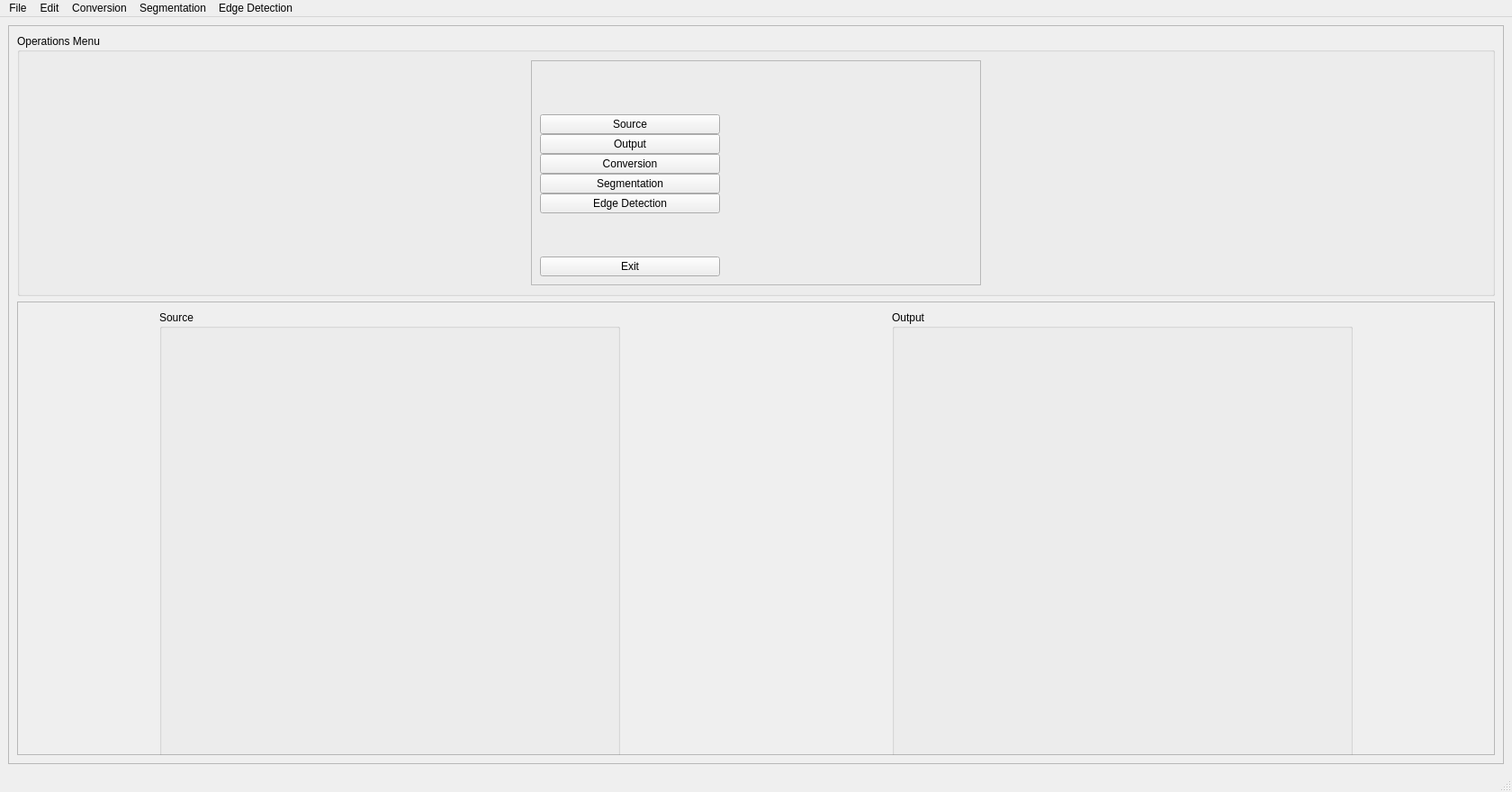
<?xml version="1.0" encoding="UTF-8"?>
<ui version="4.0">
 <class>MainWindow</class>
 <widget class="QMainWindow" name="MainWindow">
  <property name="enabled">
   <bool>true</bool>
  </property>
  <property name="geometry">
   <rect>
    <x>0</x>
    <y>0</y>
    <width>1680</width>
    <height>880</height>
   </rect>
  </property>
  <property name="minimumSize">
   <size>
    <width>1080</width>
    <height>800</height>
   </size>
  </property>
  <property name="maximumSize">
   <size>
    <width>1980</width>
    <height>1080</height>
   </size>
  </property>
  <property name="windowTitle">
   <string>Lab Project</string>
  </property>
  <widget class="QWidget" name="centralwidget">
   <layout class="QHBoxLayout" name="horizontalLayout_5">
    <item alignment="Qt::AlignVCenter">
     <widget class="QFrame" name="mainFrame">
      <property name="minimumSize">
       <size>
        <width>200</width>
        <height>200</height>
       </size>
      </property>
      <property name="frameShape">
       <enum>QFrame::StyledPanel</enum>
      </property>
      <property name="frameShadow">
       <enum>QFrame::Raised</enum>
      </property>
      <layout class="QVBoxLayout" name="verticalLayout">
       <item>
        <widget class="QGroupBox" name="operations_menu">
         <property name="title">
          <string>Operations Menu</string>
         </property>
         <layout class="QHBoxLayout" name="horizontalLayout">
          <item>
           <widget class="QFrame" name="operations_frame">
            <property name="maximumSize">
             <size>
              <width>500</width>
              <height>16777215</height>
             </size>
            </property>
            <property name="frameShape">
             <enum>QFrame::StyledPanel</enum>
            </property>
            <property name="frameShadow">
             <enum>QFrame::Raised</enum>
            </property>
            <layout class="QHBoxLayout" name="horizontalLayout_2">
             <item>
              <widget class="QWidget" name="icon_only_widget" native="true">
               <property name="minimumSize">
                <size>
                 <width>0</width>
                 <height>230</height>
                </size>
               </property>
               <property name="maximumSize">
                <size>
                 <width>200</width>
                 <height>16777215</height>
                </size>
               </property>
               <layout class="QVBoxLayout" name="verticalLayout_5">
                <property name="spacing">
                 <number>0</number>
                </property>
                <property name="leftMargin">
                 <number>0</number>
                </property>
                <property name="topMargin">
                 <number>0</number>
                </property>
                <property name="rightMargin">
                 <number>0</number>
                </property>
                <property name="bottomMargin">
                 <number>0</number>
                </property>
                <item>
                 <layout class="QHBoxLayout" name="horizontalLayout_14">
                  <item>
                   <widget class="QLabel" name="logo_label_2">
                    <property name="minimumSize">
                     <size>
                      <width>50</width>
                      <height>50</height>
                     </size>
                    </property>
                    <property name="maximumSize">
                     <size>
                      <width>50</width>
                      <height>50</height>
                     </size>
                    </property>
                    <property name="text">
                     <string/>
                    </property>
                    <property name="pixmap">
                     <pixmap>src/icons/menu.png</pixmap>
                    </property>
                    <property name="scaledContents">
                     <bool>true</bool>
                    </property>
                   </widget>
                  </item>
                 </layout>
                </item>
                <item>
                 <layout class="QVBoxLayout" name="verticalLayout_6">
                  <property name="spacing">
                   <number>0</number>
                  </property>
                  <item>
                   <widget class="QPushButton" name="source_side">
                    <property name="text">
                     <string>Source</string>
                    </property>
                    <property name="icon">
                     <iconset>
                      <normaloff>src/icons/source.svg</normaloff>src/icons/source.svg</iconset>
                    </property>
                    <property name="iconSize">
                     <size>
                      <width>20</width>
                      <height>20</height>
                     </size>
                    </property>
                    <property name="checkable">
                     <bool>true</bool>
                    </property>
                    <property name="autoExclusive">
                     <bool>true</bool>
                    </property>
                   </widget>
                  </item>
                  <item>
                   <widget class="QPushButton" name="output_side">
                    <property name="text">
                     <string>Output</string>
                    </property>
                    <property name="icon">
                     <iconset>
                      <normaloff>src/icons/output.svg</normaloff>src/icons/output.svg</iconset>
                    </property>
                    <property name="iconSize">
                     <size>
                      <width>20</width>
                      <height>20</height>
                     </size>
                    </property>
                    <property name="checkable">
                     <bool>true</bool>
                    </property>
                    <property name="autoExclusive">
                     <bool>true</bool>
                    </property>
                   </widget>
                  </item>
                  <item>
                   <widget class="QPushButton" name="conversion_side">
                    <property name="text">
                     <string>Conversion</string>
                    </property>
                    <property name="icon">
                     <iconset>
                      <normaloff>src/icons/conversion.svg</normaloff>src/icons/conversion.svg</iconset>
                    </property>
                    <property name="iconSize">
                     <size>
                      <width>20</width>
                      <height>20</height>
                     </size>
                    </property>
                    <property name="checkable">
                     <bool>true</bool>
                    </property>
                    <property name="autoExclusive">
                     <bool>true</bool>
                    </property>
                   </widget>
                  </item>
                  <item>
                   <widget class="QPushButton" name="segmentation_side">
                    <property name="text">
                     <string>Segmentation</string>
                    </property>
                    <property name="icon">
                     <iconset>
                      <normaloff>src/icons/segmentation.svg</normaloff>src/icons/segmentation.svg</iconset>
                    </property>
                    <property name="iconSize">
                     <size>
                      <width>20</width>
                      <height>20</height>
                     </size>
                    </property>
                    <property name="checkable">
                     <bool>true</bool>
                    </property>
                    <property name="autoExclusive">
                     <bool>true</bool>
                    </property>
                   </widget>
                  </item>
                  <item>
                   <widget class="QPushButton" name="edge_detection_side">
                    <property name="text">
                     <string>Edge Detection</string>
                    </property>
                    <property name="icon">
                     <iconset>
                      <normaloff>src/icons/edge_detection.svg</normaloff>src/icons/edge_detection.svg</iconset>
                    </property>
                    <property name="iconSize">
                     <size>
                      <width>20</width>
                      <height>20</height>
                     </size>
                    </property>
                    <property name="checkable">
                     <bool>true</bool>
                    </property>
                    <property name="autoExclusive">
                     <bool>true</bool>
                    </property>
                   </widget>
                  </item>
                 </layout>
                </item>
                <item>
                 <spacer name="verticalSpacer_3">
                  <property name="orientation">
                   <enum>Qt::Vertical</enum>
                  </property>
                  <property name="sizeHint" stdset="0">
                   <size>
                    <width>20</width>
                    <height>100</height>
                   </size>
                  </property>
                 </spacer>
                </item>
                <item>
                 <widget class="QPushButton" name="exit_button">
                  <property name="text">
                   <string>Exit</string>
                  </property>
                  <property name="icon">
                   <iconset>
                    <normaloff>src/icons/power.svg</normaloff>src/icons/power.svg</iconset>
                  </property>
                  <property name="iconSize">
                   <size>
                    <width>20</width>
                    <height>20</height>
                   </size>
                  </property>
                 </widget>
                </item>
               </layout>
              </widget>
             </item>
             <item>
              <widget class="QWidget" name="widget" native="true">
               <property name="minimumSize">
                <size>
                 <width>200</width>
                 <height>0</height>
                </size>
               </property>
               <layout class="QHBoxLayout" name="horizontalLayout_3">
                <item>
                 <widget class="QWidget" name="full_menu_widget" native="true">
                  <property name="minimumSize">
                   <size>
                    <width>200</width>
                    <height>0</height>
                   </size>
                  </property>
                  <property name="maximumSize">
                   <size>
                    <width>100</width>
                    <height>16777215</height>
                   </size>
                  </property>
                  <layout class="QVBoxLayout" name="verticalLayout_4">
                   <item>
                    <widget class="QLabel" name="logo_label_3">
                     <property name="font">
                      <font>
                       <pointsize>15</pointsize>
                      </font>
                     </property>
                     <property name="text">
                      <string/>
                     </property>
                     <property name="pixmap">
                      <pixmap>src/icons/tools.svg</pixmap>
                     </property>
                     <property name="alignment">
                      <set>Qt::AlignCenter</set>
                     </property>
                    </widget>
                   </item>
                   <item>
                    <layout class="QVBoxLayout" name="toolbox_layout">
                     <property name="spacing">
                      <number>0</number>
                     </property>
                    </layout>
                   </item>
                   <item>
                    <spacer name="verticalSpacer_2">
                     <property name="orientation">
                      <enum>Qt::Vertical</enum>
                     </property>
                     <property name="sizeHint" stdset="0">
                      <size>
                       <width>20</width>
                       <height>100</height>
                      </size>
                     </property>
                    </spacer>
                   </item>
                  </layout>
                 </widget>
                </item>
               </layout>
              </widget>
             </item>
            </layout>
           </widget>
          </item>
         </layout>
        </widget>
       </item>
       <item>
        <widget class="QFrame" name="images_frame">
         <property name="frameShape">
          <enum>QFrame::StyledPanel</enum>
         </property>
         <property name="frameShadow">
          <enum>QFrame::Raised</enum>
         </property>
         <layout class="QHBoxLayout" name="horizontalLayout_11">
          <item alignment="Qt::AlignHCenter|Qt::AlignVCenter">
           <widget class="QGroupBox" name="sourceImageBox">
            <property name="minimumSize">
             <size>
              <width>512</width>
              <height>512</height>
             </size>
            </property>
            <property name="cursor">
             <cursorShape>ArrowCursor</cursorShape>
            </property>
            <property name="title">
             <string>Source</string>
            </property>
            <layout class="QHBoxLayout" name="horizontalLayout_6">
             <item>
              <widget class="QLabel" name="source_image_frame">
               <property name="text">
                <string/>
               </property>
              </widget>
             </item>
            </layout>
           </widget>
          </item>
          <item alignment="Qt::AlignHCenter|Qt::AlignVCenter">
           <widget class="QGroupBox" name="outputImageBox">
            <property name="minimumSize">
             <size>
              <width>512</width>
              <height>512</height>
             </size>
            </property>
            <property name="title">
             <string>Output</string>
            </property>
            <layout class="QHBoxLayout" name="horizontalLayout_7">
             <item>
              <widget class="QLabel" name="output_image_frame">
               <property name="text">
                <string/>
               </property>
              </widget>
             </item>
            </layout>
           </widget>
          </item>
         </layout>
        </widget>
       </item>
      </layout>
     </widget>
    </item>
   </layout>
  </widget>
  <widget class="QStatusBar" name="statusbar"/>
  <widget class="QMenuBar" name="menubar">
   <property name="geometry">
    <rect>
     <x>0</x>
     <y>0</y>
     <width>1680</width>
     <height>22</height>
    </rect>
   </property>
   <widget class="QMenu" name="menuFile">
    <property name="title">
     <string>File</string>
    </property>
    <widget class="QMenu" name="export_menu">
     <property name="title">
      <string>Export As</string>
     </property>
     <addaction name="source_export_menu"/>
     <addaction name="output_export_menu"/>
    </widget>
    <addaction name="source_folder_menu"/>
    <addaction name="output_save_menu"/>
    <addaction name="output_save_as_menu"/>
    <addaction name="export_menu"/>
    <addaction name="exit_menu"/>
   </widget>
   <widget class="QMenu" name="menuEdit">
    <property name="title">
     <string>Edit</string>
    </property>
    <widget class="QMenu" name="menuClear">
     <property name="title">
      <string>Clear</string>
     </property>
     <addaction name="source_clear_menu"/>
     <addaction name="output_clear_menu"/>
    </widget>
    <addaction name="menuClear"/>
    <addaction name="output_undo_menu"/>
    <addaction name="output_redo_menu"/>
   </widget>
   <widget class="QMenu" name="menuConversion">
    <property name="title">
     <string>Conversion</string>
    </property>
    <addaction name="bgr_2_gray_menu"/>
    <addaction name="bgr_2_hsv_menu"/>
   </widget>
   <widget class="QMenu" name="menuSegmentation">
    <property name="title">
     <string>Segmentation</string>
    </property>
    <addaction name="segment_multi_otsu_menu"/>
    <addaction name="segment_chan_vese_menu"/>
    <addaction name="segment_moprh_snakes_menu"/>
   </widget>
   <widget class="QMenu" name="menuEdge_Detection">
    <property name="title">
     <string>Edge Detection</string>
    </property>
    <addaction name="edge_roberts_menu"/>
    <addaction name="edge_sobel_menu"/>
    <addaction name="edge_scharr_menu"/>
    <addaction name="edge_prewitt_menu"/>
   </widget>
   <addaction name="menuFile"/>
   <addaction name="menuEdit"/>
   <addaction name="menuConversion"/>
   <addaction name="menuSegmentation"/>
   <addaction name="menuEdge_Detection"/>
  </widget>
  <action name="source_folder_menu">
   <property name="text">
    <string>Open Source</string>
   </property>
   <property name="shortcut">
    <string>Ctrl+O</string>
   </property>
  </action>
  <action name="output_save_menu">
   <property name="icon">
    <iconset>
     <normaloff>src/tabler-icons/outline/device-floppy.svg</normaloff>src/tabler-icons/outline/device-floppy.svg</iconset>
   </property>
   <property name="text">
    <string>Save Output</string>
   </property>
  </action>
  <action name="actionSave_As_Output">
   <property name="text">
    <string>Save as Output</string>
   </property>
  </action>
  <action name="output_save_as_menu">
   <property name="icon">
    <iconset>
     <normaloff>src/tabler-icons/outline/file-export.svg</normaloff>src/tabler-icons/outline/file-export.svg</iconset>
   </property>
   <property name="text">
    <string>Save As Output</string>
   </property>
  </action>
  <action name="exit_menu">
   <property name="text">
    <string>Exit</string>
   </property>
   <property name="shortcut">
    <string>Shift+F4</string>
   </property>
  </action>
  <action name="output_export_menu">
   <property name="text">
    <string>Output</string>
   </property>
  </action>
  <action name="source_export_menu">
   <property name="text">
    <string>Source</string>
   </property>
  </action>
  <action name="output_undo_menu">
   <property name="text">
    <string>Undo Output</string>
   </property>
   <property name="shortcut">
    <string>Ctrl+Shift+Z</string>
   </property>
  </action>
  <action name="output_redo_menu">
   <property name="text">
    <string>Redo Output</string>
   </property>
   <property name="shortcut">
    <string>Ctrl+Y</string>
   </property>
  </action>
  <action name="source_clear_menu">
   <property name="text">
    <string>Source</string>
   </property>
  </action>
  <action name="output_clear_menu">
   <property name="text">
    <string>Output</string>
   </property>
  </action>
  <action name="admin_print_menu">
   <property name="text">
    <string>Print</string>
   </property>
  </action>
  <action name="bgr_2_gray_menu">
   <property name="text">
    <string>RGB to Gray</string>
   </property>
  </action>
  <action name="bgr_2_hsv_menu">
   <property name="text">
    <string>RGB to HSV</string>
   </property>
  </action>
  <action name="segment_multi_otsu_menu">
   <property name="text">
    <string>Multi Otsu</string>
   </property>
  </action>
  <action name="segment_chan_vese_menu">
   <property name="text">
    <string>Chan Vese</string>
   </property>
  </action>
  <action name="segment_moprh_snakes_menu">
   <property name="text">
    <string>Morphological Snakes</string>
   </property>
  </action>
  <action name="edge_roberts_menu">
   <property name="text">
    <string>Roberts</string>
   </property>
  </action>
  <action name="edge_sobel_menu">
   <property name="text">
    <string>Sobel</string>
   </property>
  </action>
  <action name="edge_scharr_menu">
   <property name="text">
    <string>Scharr</string>
   </property>
  </action>
  <action name="edge_prewitt_menu">
   <property name="text">
    <string>Prewitt</string>
   </property>
  </action>
 </widget>
 <resources/>
 <connections/>
</ui>
